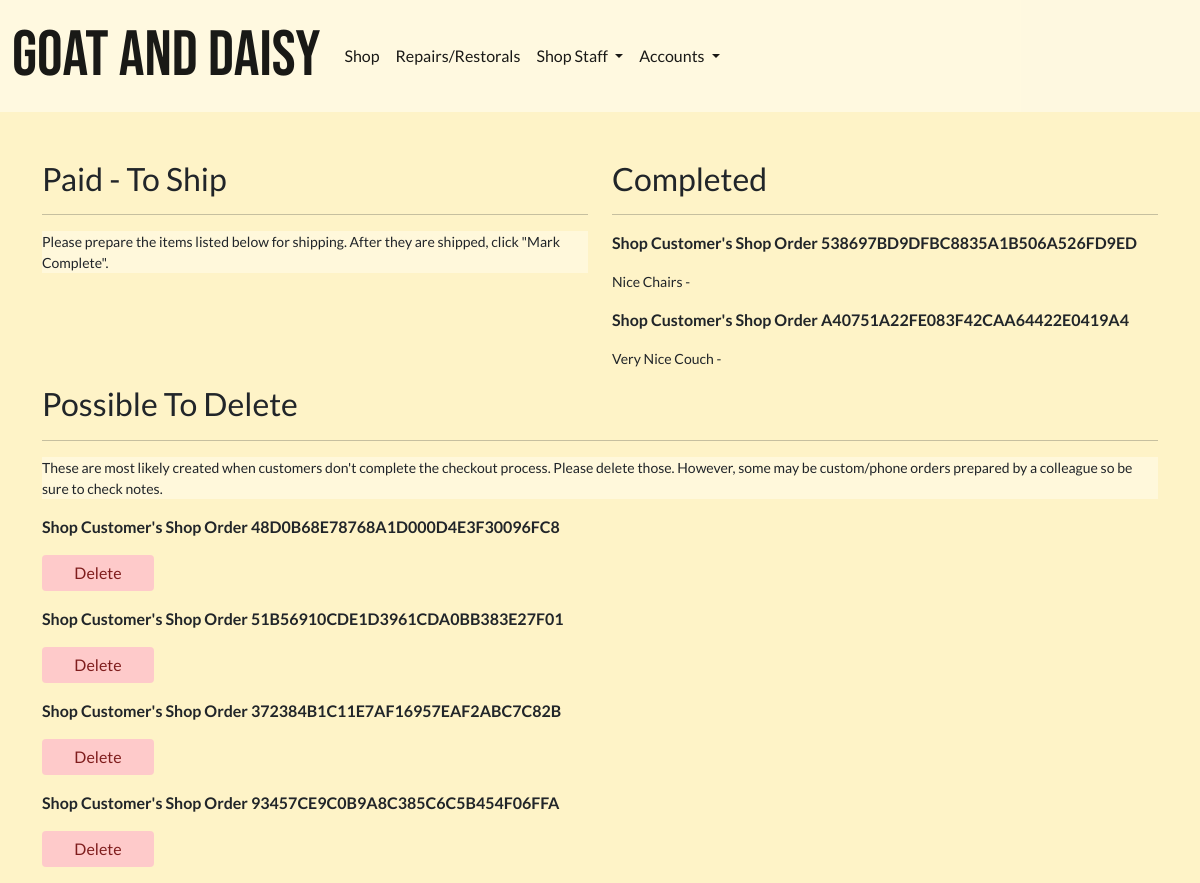
Before: /shop/all-shop-orders/ (signed in) with the older database file.
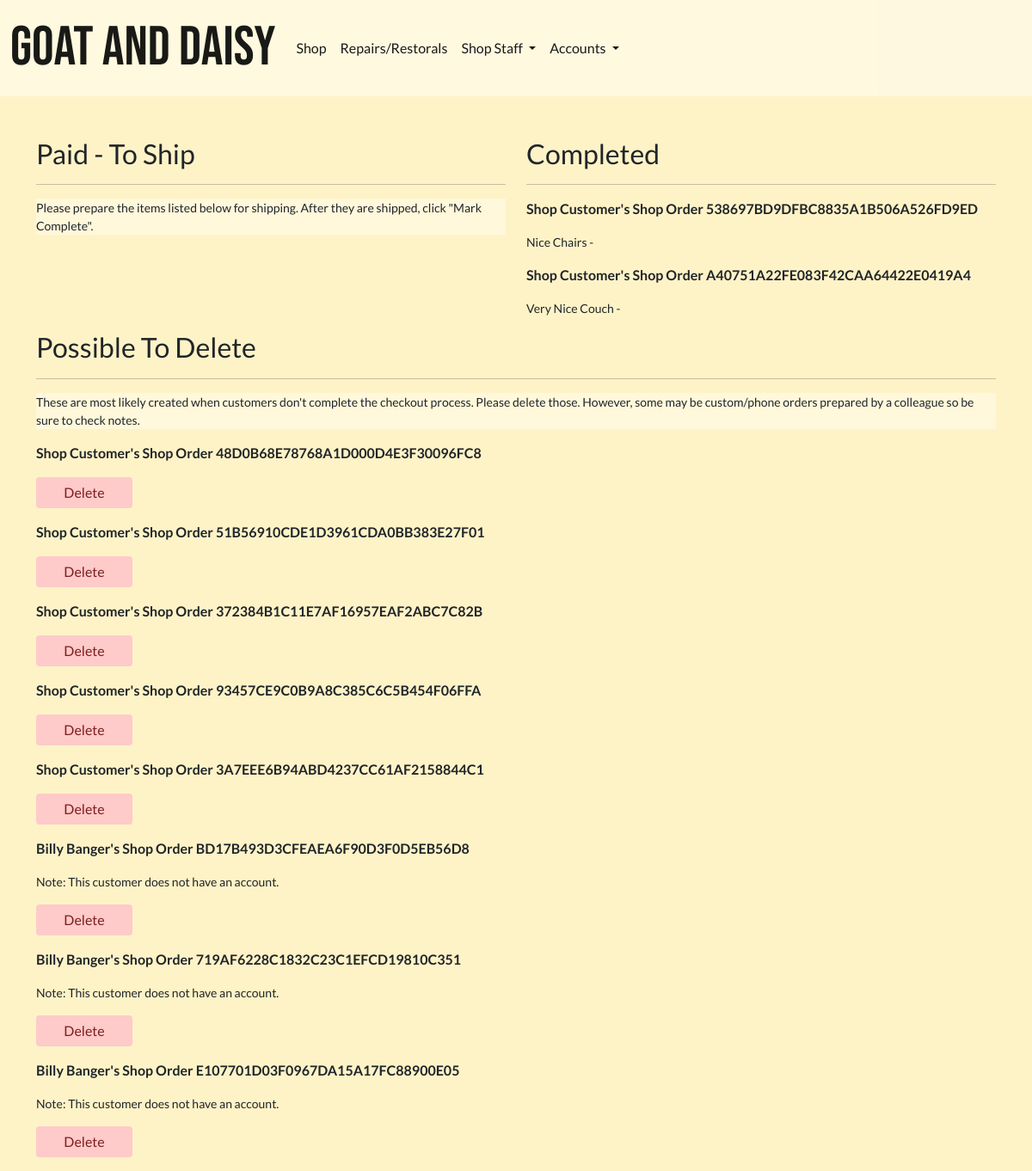
After: the same page with the newer database file.
### invoices/models.py (models this page shows, shortened)
class BaseInvoice(models.Model):
    date_created = models.DateField(auto_now_add=True)
    order_number = models.CharField(max_length=100, editable=False)
    full_name = models.CharField(max_length=100, null=True, blank=True)
    email = models.EmailField(null=True, blank=True)
    address1 = models.CharField(max_length=100, null=True, blank=True)
    address2 = models.CharField(max_length=100, null=True, blank=True)
    postcode = models.CharField(max_length=40, null=True, blank=True)
    town_or_city = models.CharField(max_length=40, null=True, blank=True)
    country = models.CharField(max_length=40, null=True, blank=True)
    notes = models.TextField(null=True, blank=True)
    order_amount = models.DecimalField(
        max_digits=12, decimal_places=2, default=0)
    shipping_cost = models.DecimalField(
        max_digits=12, decimal_places=2, default=0)
    order_total = models.DecimalField(
        max_digits=12, decimal_places=2, default=0)
    is_completed = models.BooleanField(default=False)
    paid_on = models.DateTimeField(null=True, blank=True)

class ShopCustomerInvoice(BaseInvoice):
    def __str__(self):
        return self.full_name + "'s Shop Order " + self.order_number

class BaseInvoice(models.Model):
    date_created = models.DateField(auto_now_add=True)
    order_number = models.CharField(max_length=100, editable=False)
    full_name = models.CharField(max_length=100, null=True, blank=True)
    email = models.EmailField(null=True, blank=True)
    address1 = models.CharField(max_length=100, null=True, blank=True)
    address2 = models.CharField(max_length=100, null=True, blank=True)
    postcode = models.CharField(max_length=40, null=True, blank=True)
    town_or_city = models.CharField(max_length=40, null=True, blank=True)
    country = models.CharField(max_length=40, null=True, blank=True)
    notes = models.TextField(null=True, blank=True)
    order_amount = models.DecimalField(
        max_digits=12, decimal_places=2, default=0)
    shipping_cost = models.DecimalField(
        max_digits=12, decimal_places=2, default=0)
    order_total = models.DecimalField(
        max_digits=12, decimal_places=2, default=0)
    is_completed = models.BooleanField(default=False)
    paid_on = models.DateTimeField(null=True, blank=True)

### shop/views.py (the view)
# urls.py: path('all-shop-orders/', views.AllShopOrders.as_view(), name="all_shop_orders"),
class AllShopOrders(GroupRequiredMixin, View):
    group_required = ['Shop Staff']
    def get(self, request, *args, **kwargs):
        queryset = ShopCustomerInvoice.objects.all()
        context = {
            'invoices': queryset,
        }
        return render(request, 'shop/all_shop_orders.html', context)

### invoices/contexts.py (called while the page is built, shortened)
def shopping_cart(request):
    template_cart = []
    products_count = 0
    order_amount = 0
    shipping = 0
    cart = request.session.get('cart', {})
    for item in enumerate(template_cart):
        products_count += 1
    order_total = order_amount + shipping
    stripe_total = round(order_total * 100)
    context = {
        'template_cart': template_cart,
        'products_count': products_count,
        'order_amount': order_amount,
        'shipping': shipping,
        'order_total': order_total,
        'stripe_total': stripe_total,
    }
    return context

### profiles/group_mixin_decorator.py (called while the page is built)
    def dispatch(self, request, *args, **kwargs):
        if not request.user.is_authenticated:
            raise PermissionDenied
        else:
            user_groups = []
            for group in request.user.groups.values_list('name', flat=True):
                user_groups.append(group)
            if len(set(user_groups).intersection(self.group_required)) <= 0:
                raise PermissionDenied
        return super(GroupRequiredMixin, self).dispatch(request, *args, **kwargs)

### shop/templates/shop/all_shop_orders.html (shortened to what this page needs)
{% extends 'base.html' %}
{% load static %}
{% block extra_css %}
<link rel="stylesheet" href="{% static 'css/home_bg_image_trans.css' %}">
{% endblock %}
{% block content %}
<div class="row">
    <div class="col"><h2>Paid - To Ship</h2>
        <hr>
        <p class="small transparent-bg">Please prepare the items listed below for shipping. After they are shipped, click "Mark Complete". </p>
        </div>
    <div class="col"><h2>Completed</h2>
        <hr>
        {% for invoice in invoices %}
        {% if invoice.is_completed %}
        <p><strong>{{ invoice }}</strong></p>
        {% if invoice.notes %}
        <p class="small">{{ invoice.notes }}</p>
        {% endif %}
        {% endif %}
        {% endfor %}</div>
</div>
<div class="row">
    <div class="col"><h2>Possible To Delete</h2>
        <hr>
        <p class="small transparent-bg">These are most likely created when customers don't complete the checkout process. Please delete those. However, some may be custom/phone orders prepared by a colleague so be sure to check notes.</p>
        {% for invoice in invoices %}
        {% if not invoice.is_completed %}
        {% if not invoice.is_paid %}
        <p><strong>{{ invoice }}</strong></p>
        {% if invoice.notes %}
        <p class="small">{{ invoice.notes }}</p>
        {% endif %}
        <a href="{% url 'delete_invoice' invoice.id %}">
            <p class="btn btn-danger">Delete</p>
        </a>
        {% endif %}
        {% endif %}
        {% endfor %}</div>
    </div>
{% endblock %}

Changed rows visible on the page:
added ShopCustomerInvoice: order_number "Shop Customer's Shop Order 3A7EEE6B94ABD4237CC61AF2158844C1", shown under "Possible To Delete"
added ShopCustomerInvoice: order_number "Billy Banger's Shop Order BD17B493D3CFEAEA6F90D3F0D5EB56D8", notes "Note: This customer does not have an account.", shown under "Possible To Delete"
added ShopCustomerInvoice: order_number "Billy Banger's Shop Order 719AF6228C1832C23C1EFCD19810C351", notes "Note: This customer does not have an account.", shown under "Possible To Delete"
added ShopCustomerInvoice: order_number "Billy Banger's Shop Order E107701D03F0967DA15A17FC88900E05", notes "Note: This customer does not have an account.", shown under "Possible To Delete"
